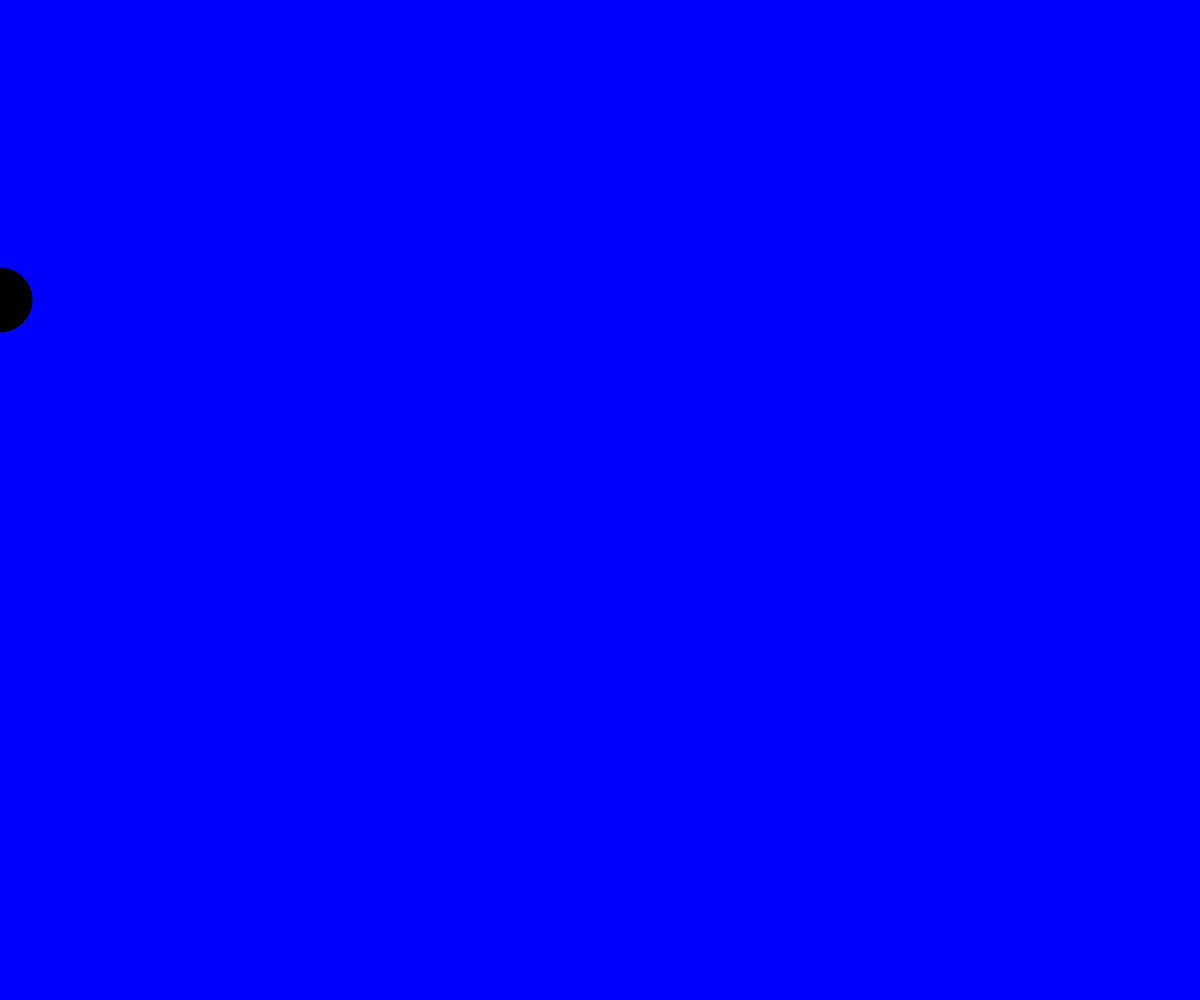
Frame 1 (no input)
Frame 60 (no input): identical to frame 1, image omitted
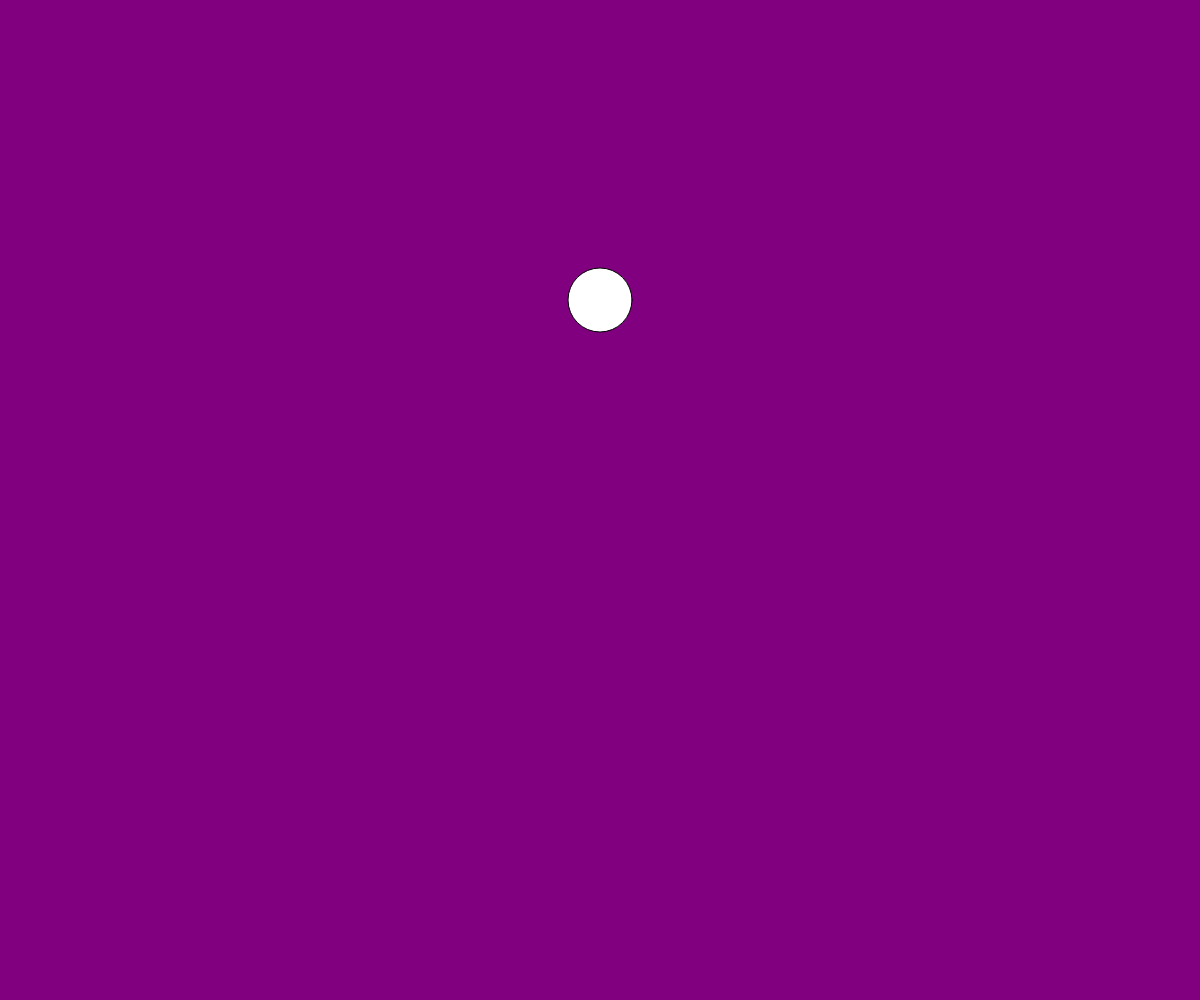
Frame 120 (the mouse pressed at the canvas centre since frame 60)

The p5.js sketch that drew these frames (run headless with seeded random() and noise() and a simulated clock; from frame 60 on, the mouse is pressed at the canvas centre):

// p5.js sketch
// ── sketch.js
// map()
// map(_,_,_,_,_)

let r;
let b;
let extraCanvas;

function setup() {
  createCanvas(windowWidth, windowHeight);
  extraCanvas = createGraphics(400,400)
  extraCanvas.background(255,0,0);
}

function draw() {
  r = map(mouseX, 0, windowWidth, 0, 255);
  b = map(mouseX, 0,windowWidth, 255, 0);

  console.log(r);
  colCircle = map(mouseY, 0,400, 0, 255)
  background(r, 0,b);
  fill(colCircle);
  ellipse(mouseX, 300, 64, 64);
}
